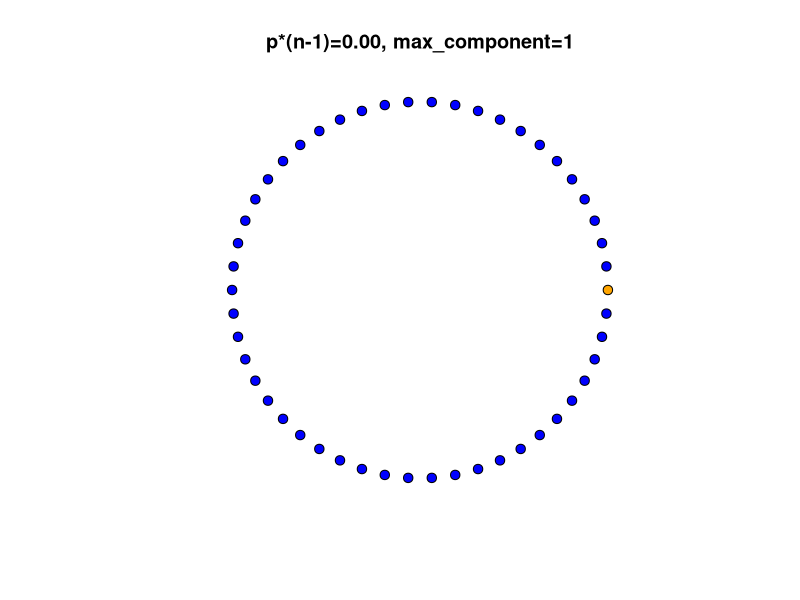
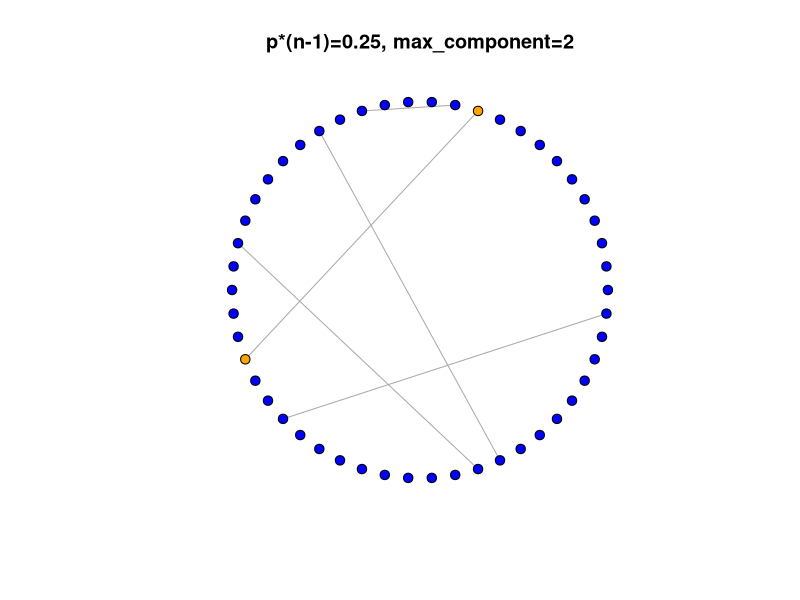
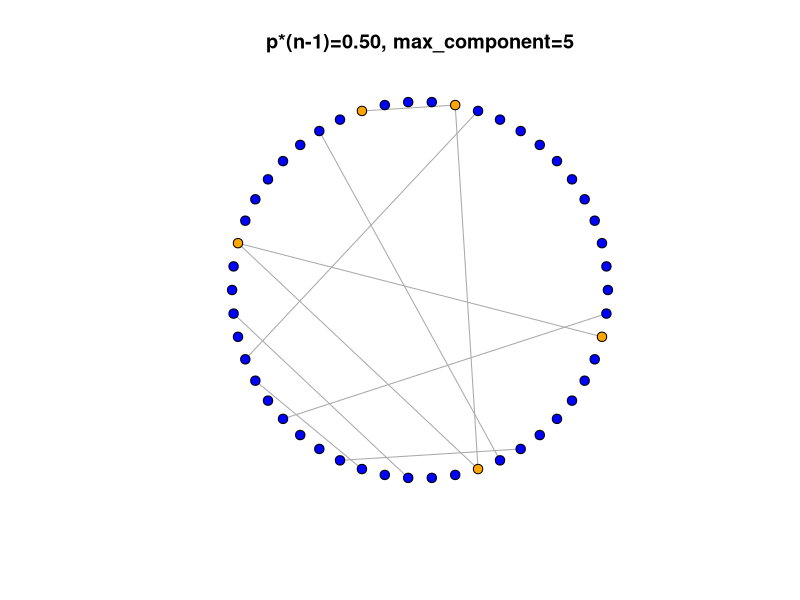
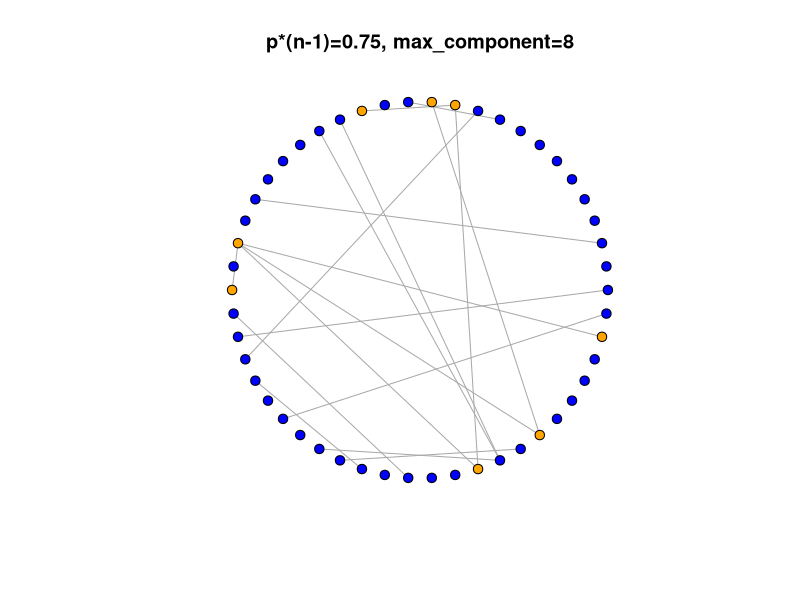
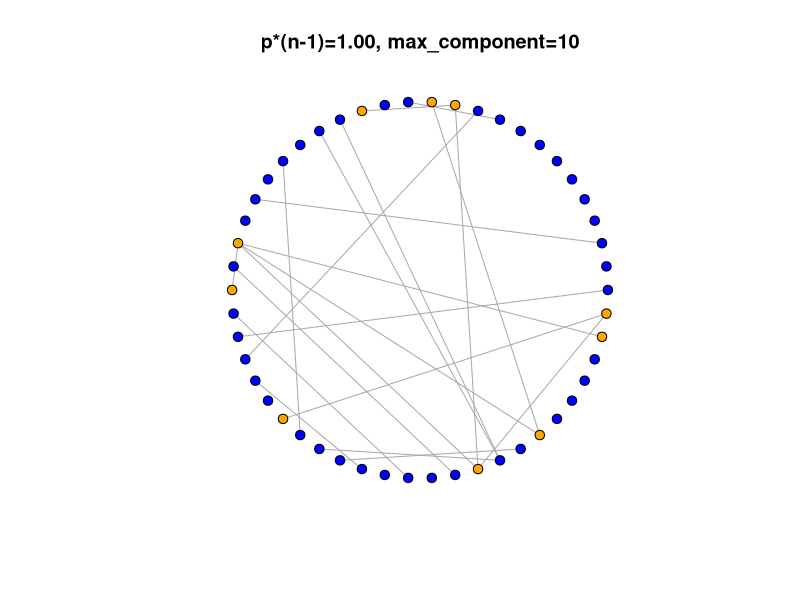
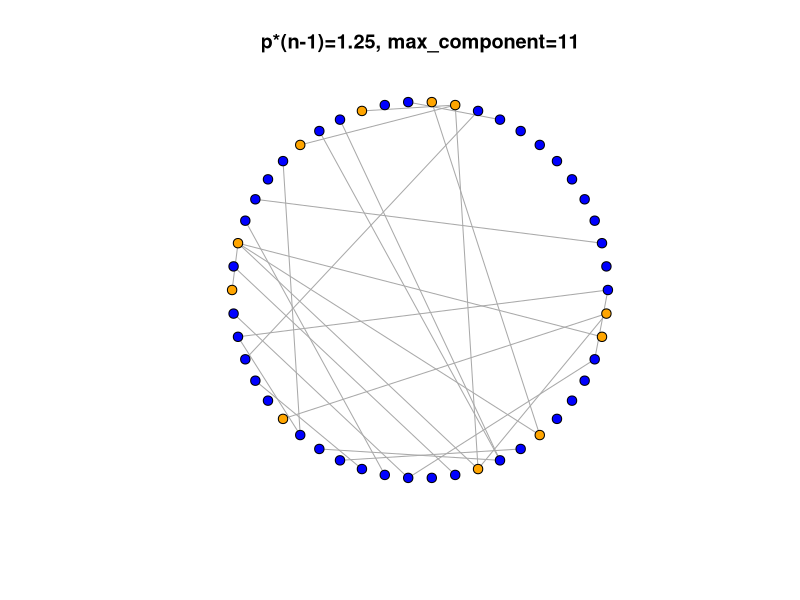
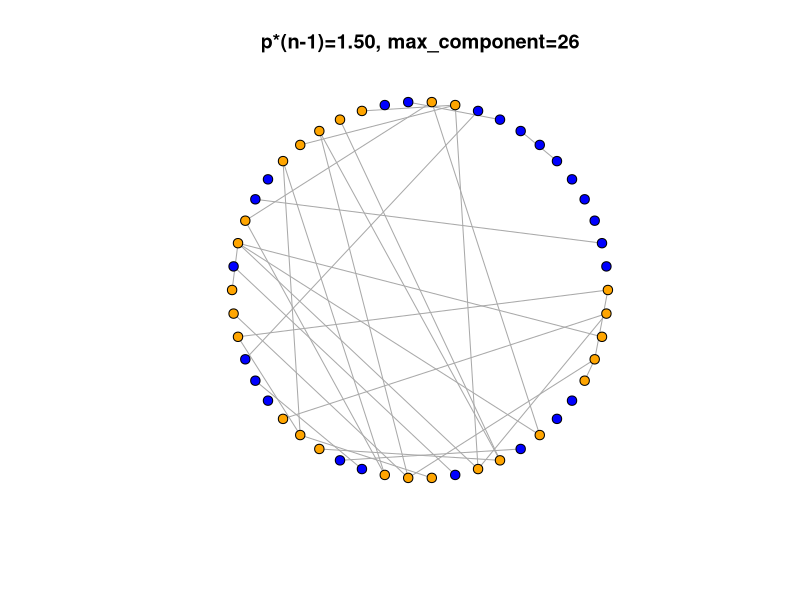
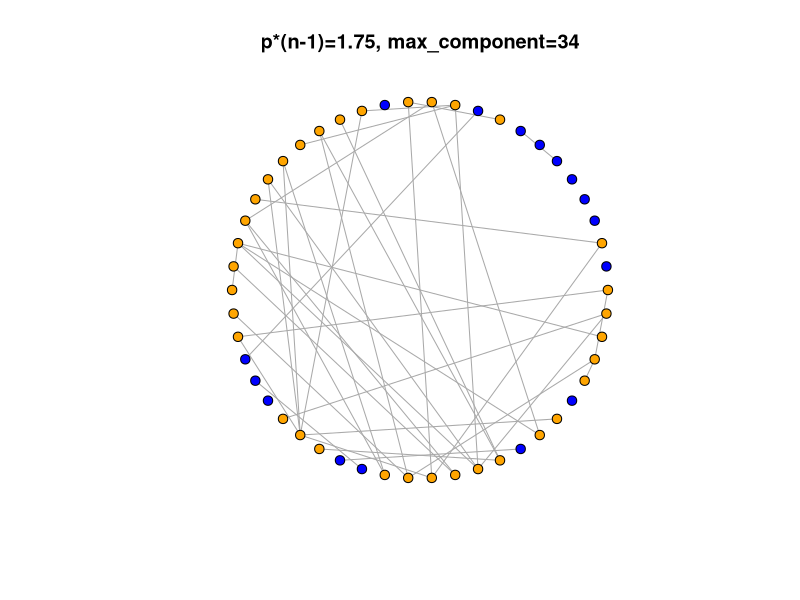

Write R code to recreate these figures, in order.
## ---- chunk 1
knitr::opts_chunk$set(echo = TRUE)
## ---- chunk 2
library(igraph)

make_graph = function(n, p, seed=1) {
  set.seed(seed)
  probs = runif(n*(n-1)/2)
  k = 1
  edges = NULL
  for (i in 1:(n-1)) {
    for (j in (i+1):n) {
      if (probs[k] < p) {
        edges = c(edges, c(i, j))
      }
      k = k + 1
    }
  }
  return(graph(edges=edges, n=n, directed=F))
}

plot_graph = function(g, main="", layout=layout_in_circle, vsize=5) {
  comp = components(g)
  max_comp = (comp$membership == which.max(comp$csize))
  special = ifelse(max_comp, "orange", "blue")
  plot(g, layout=layout, vertex.size=vsize, vertex.label=NA,
       vertex.color=special, main=main)
}
## ---- chunk 3
n = 50
mean_degree = c(seq(0, 4, 0.25))
for (d in mean_degree) {
  p = d / (n-1)
  g = make_graph(n, p)
  max_comp_size = max(components(g)$csize)
  plot_graph(
    g, layout=layout_in_circle,
    main=paste0("p*(n-1)=", sprintf("%.2f", d), ", max_component=", max_comp_size))
}
## ---- chunk 4
n = 500
mean_degree = c(seq(0, 6, 0.25))
for (d in mean_degree) {
  p = d / (n-1)
  g = make_graph(n, p)
  max_comp_size = max(components(g)$csize)
  plot_graph(
    g, layout=layout_on_sphere,
    main=paste0("p*(n-1)=", sprintf("%.2f", d), ", max_component=", max_comp_size))
}
